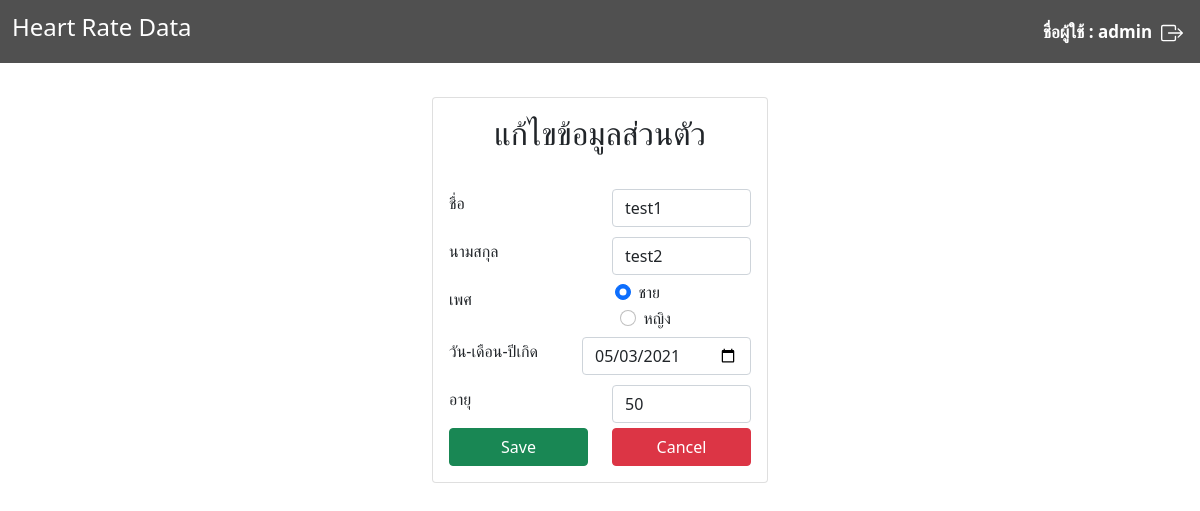
Screenshot of /edit_user.php (signed in) with the database file from the repository.
### tables this page shows
CREATE TABLE `userheartrate` (
  `id` int(100) NOT NULL,
  `username` varchar(255) NOT NULL,
  `password` varchar(255) NOT NULL,
  `fname` varchar(255) NOT NULL,
  `lname` varchar(255) NOT NULL,
  `gender` varchar(255) NOT NULL,
  `bdate` date NOT NULL,
  `age` int(100) NOT NULL,
  `date` varchar(255) NOT NULL,
  `time` time NOT NULL,
  `level` varchar(255) NOT NULL
);

### edit_user.php (the view, shortened to what this page needs)
<!DOCTYPE html>
<html>
<head>
    <link href="https://cdn.jsdelivr.net/npm/bootstrap@5.0.0-beta3/dist/css/bootstrap.min.css" rel="stylesheet">
    <link href="./style.css" rel="stylesheet">
</head>
<link rel="stylesheet" type="text/css" href="https://cdn.datatables.net/v/bs4/jszip-2.5.0/dt-1.10.23/af-2.3.5/b-1.6.5/b-colvis-1.6.5/b-flash-1.6.5/b-html5-1.6.5/b-print-1.6.5/datatables.min.css" />
<body>
    <div name="HNavbar">
        <nav class="navbar navbar-expand-lg navbar-light " style="background-color: #505050; ">
            <div class="container-fluid">
                <a class="navbar-brand font-nav" style="color: white;" href="./index.php">
                    <h4>Heart Rate Data</h4>
                </a>
                <span class="navbar-text" style="color: white;">
                    <?php
                    if (!$_SESSION["usersess"]) {
                        header("Location: ./login.php");
                    } else {
                        echo "<lable class=font_bold>ชื่อผู้ใช้ : " . $_SESSION["usersess"] . "</label>" . "&nbsp;" . "&nbsp;";
                        echo "<lable ><a href=./logout.php class='navbar-light'><svg xmlns='http://www.w3.org/2000/svg' width='22' height='22' fill='currentColor' class='bi bi-box-arrow-right logout' viewBox='0 0 16 16' alt='Logut'>
                        <path fill-rule='evenodd' d='M10 12.5a.5.5 0 0 1-.5.5h-8a.5.5 0 0 1-.5-.5v-9a.5.5 0 0 1 .5-.5h8a.5.5 0 0 1 .5.5v2a.5.5 0 0 0 1 0v-2A1.5 1.5 0 0 0 9.5 2h-8A1.5 1.5 0 0 0 0 3.5v9A1.5 1.5 0 0 0 1.5 14h8a1.5 1.5 0 0 0 1.5-1.5v-2a.5.5 0 0 0-1 0v2z'/>
                        <path fill-rule='evenodd' d='M15.854 8.354a.5.5 0 0 0 0-.708l-3-3a.5.5 0 0 0-.708.708L14.293 7.5H5.5a.5.5 0 0 0 0 1h8.793l-2.147 2.146a.5.5 0 0 0 .708.708l3-3z'/>
                      </svg></a></lable>";
                    }
                    ?>
                </span>
            </div>
        </nav>
        <br>
    </div>
    <div class="container">
        <div class="row ">
            <div class="col">
                <div class="card userform">
                    <div class="card-body ">
                        <?php
                        require_once './php/conn.php';
                        $custom = $_SESSION["usersess"];
                        $sql = "SELECT * FROM userheartrate WHERE username = '$custom' ";
                        $result = mysqli_query($conn, $sql);
                        $userinfo = mysqli_fetch_array($result);
                        extract($userinfo);
                        if (isset($id)) {
                            echo "<form class='styform' name='form_add' action='./php/update_user.php' method='POST'>
                                <h2 class='Hinfo'>แก้ไขข้อมูลส่วนตัว</h2><br>
                                <div class='row'>
                                    <label class='col col-form-label'>ชื่อ</label>
                                    <div class='col'>
                                        <input type='text' class='form-control' name='fname' onblur='check_name()' required value = $userinfo[fname]>
                                    </div>
                                </div>";
                            echo "
                                <div class='row mb'>
                                    <label class='col col-form-label'>นามสกุล</label>
                                    <div class='col'>
                                        <input type='text' class='form-control' name='lname' onblur='check_lastname()' required value = $userinfo[lname]>
                                    </div>
                                </div>";
                            if ($userinfo['gender'] == 'ชาย') {
                                echo "
                                <div class='row mb'>
                                    <label class='col col-form-label'>เพศ</label>
                                    <div class='col' style='margin-left: 5px;'>
                                        <div class='form-check form-check-inline'>
                                            <input class='form-check-input' type='radio' name='gender' id='inlineRadio1' value='ชาย' echo checked>
                                            <label class='form-check-label' for='inlineRadio1'>ชาย</label>
                                        </div>
                                        <div class='form-check form-check-inline' style='margin-left: 5px;'>
                                            <input class='form-check-input' type='radio' name='gender' id='inlineRadio2' value='หญิง'>
                                            <label class='form-check-label' for='inlineRadio2'>หญิง</label>
                                        </div>
                                    </div>
                                </div>";
                            }
                            echo "
                                <div class='row mb'>
                                    <label class='col col-form-label'>วัน-เดือน-ปีเกิด</label>
                                    <div class='col has-validation'>
                                        <input type='date' class='form-control' name='bdate' value = $userinfo[bdate]>
                                    </div>
                                </div>";
                            echo "
                                <div class='row mb'>
                                    <label class='col col-form-label'>อายุ</label>
                                    <div class='col'>
                                        <input type='text' class='form-control' name='age' onblur='check_num()' required value = $userinfo[age]>
                                    </div>
                                </div>";
                        }
                        ?>
                        <div class="row">
                            <div class="col">
                                <input type="submit" class="btn btn-success" style="width:100%; margin:auto;" value="Save"><br>
                            </div>
                            <div class="col">
                                <input type="button" value="Cancel" class="btn btn-danger" style="width:100%;" onClick="document.location.href='index.php';"/>
                            </div>
                            </form>
                        </div>
                    </div>
                </div>
            </div>
            <br>
</body>
</html>

### style.css (style rules this page uses)
* { margin: 0; padding: 0; box-sizing: border-box; }
.font-nav { color: white; }
.font_bold { font-size: 17px; font-weight: bold; color: white; margin: 5px; }
.logout { color: white; }
.form-control { margin-top: 5px; margin-bottom: 5px; }
.Hinfo { text-align: center; }
.col-form-label { text-align : left; }
.userform { margin-top: 10px; }

### edit_user.php (style rules this page uses)
.container { width: 30%; }

### rows the page displays
userheartrate: fname "test1", lname "test2", bdate "05/03/2021", age "50"

### other values shown
$_SESSION["usersess"] "admin"
